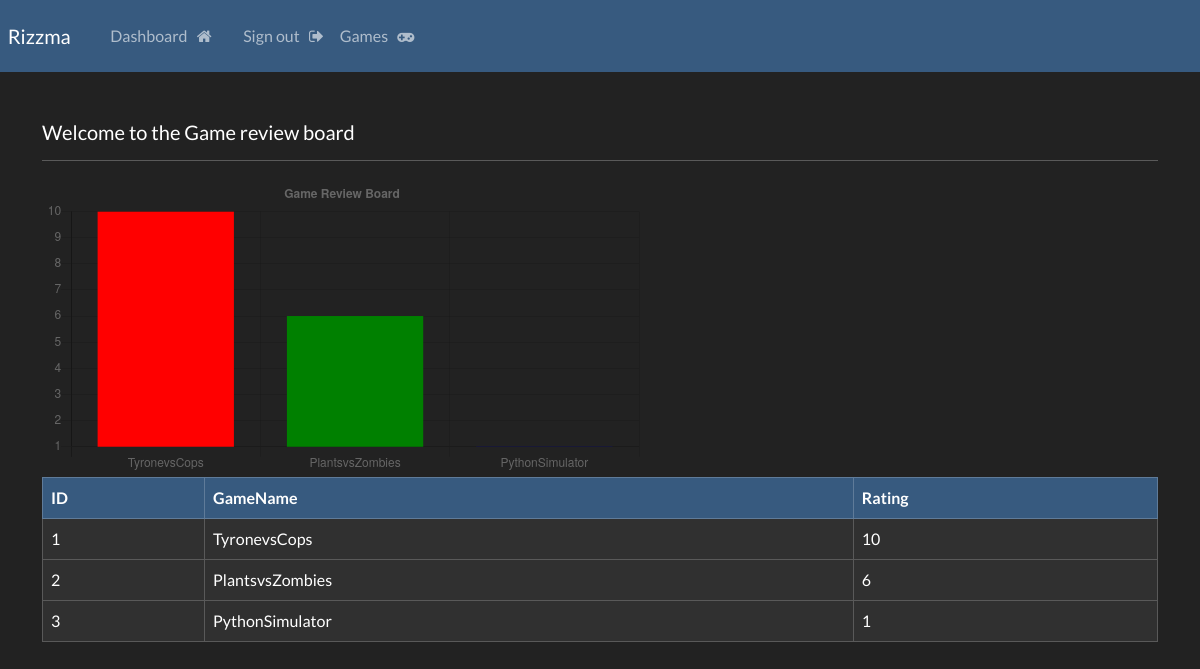
Page /game_data (signed in) on the committed database.
### website/models.py (models this page shows)
class GameData(models.Model):
    game_name = models.CharField(max_length=100)
    rating = models.IntegerField()

### website/views.py (the view)
# urls.py: path('game_data',views.game_data, name='game_data'),
@login_required(login_url='my-login')
def game_data(request):
    data = GameData.objects.all()
    context = {'data':data}
    return render(request, 'website/game-data.html',context)

### website/templates/website/game-data.html (shortened to what this page needs)
{% extends 'website/base.html' %}
{% block content %}
<br>
<h5>Welcome to the Game review board</h5>
<hr>
<table class="table table-dark table-hover table-bordered">
    <thead class="table-primary">
        <tr>
            <th scope="col"> ID</th>
            <th scope="col"> GameName</th>
            <th scope="col"> Rating</th>
        </tr>
    </thead>
    <tbody>
        {% if data %}
            {% for row in data %}
            <tr>
                <td>{{row.id}}</td>
                <td>{{row.game_name}}</td>
                <td>{{row.rating}}</td>
            </tr>
            {% endfor %}
        {% endif %}
    </tbody>
    <!DOCTYPE html>
<html>
<body>
<canvas id="myChart" style="width:100%;max-width:600px"></canvas>
<script>
const barColors = ["red", "green","blue","orange","brown"];
new Chart("myChart", {
  type: "bar",
  data: {
    labels: [{% for row in data %} '{{row.game_name}}', {% endfor %}],
    datasets: [{
      backgroundColor: barColors,
      data: [{% for row in data %} '{{row.rating}}', {% endfor %}]
    }]
  },
  options: {
    legend: {display: false},
    title: {
      display: true,
      text: "Game Review Board"
    }
  }
});
</script>
</body>
</html>
</table>
{% endblock %}

### rows in the picture
GameData: id "1", game_name "TyronevsCops", rating "10"
GameData: id "2", game_name "PlantsvsZombies", rating "6"
GameData: id "3", game_name "PythonSimulator", rating "1"

### other values in the picture
chart data {{ row.game_name }} TyronevsCops, PlantsvsZombies, PythonSimulator
chart data {{ row.rating }} 10, 6, 1
